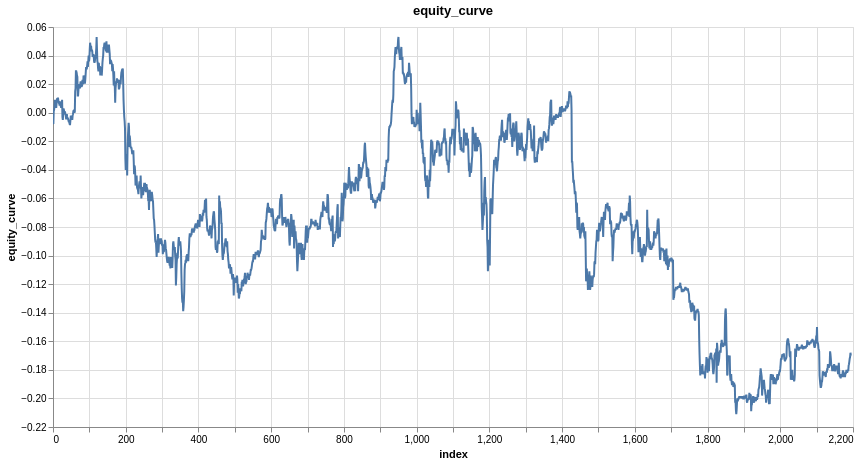

Notebook cell for this chart:
### Code cell
research.plot_line(trade_results, "equity_curve")

### Figure 1 — Vega specification as saved in the notebook (floating-point values rounded to 4 significant figures; data arrays with more than 128 entries replaced by an {"elided": "..."} marker saying what was removed)
{"$schema": "https://vega.github.io/schema/vega/v6.json", "data": [{"name": "param_1e9efca18e7a2868_store"}, {"name": "source_0", "values": {"elided": "2195 records"}}, {"name": "source_0_x_domain_index", "values": [{"min": 0, "max": 2194}]}, {"name": "source_0_y_domain_equity_curve", "values": [{"min": -0.211, "max": 0.053}]}], "signals": [{"name": "unit", "value": {}, "on": [{"events": "pointermove", "update": "isTuple(group()) ? group() : unit"}]}, {"name": "param_1e9efca18e7a2868", "update": "vlSelectionResolve(\"param_1e9efca18e7a2868_store\", \"union\")"}, {"name": "param_1e9efca18e7a2868_index", "on": [{"events": [{"source": "view", "type": "dblclick"}], "update": "null"}, {"events": {"signal": "param_1e9efca18e7a2868_translate_delta"}, "update": "panLinear(param_1e9efca18e7a2868_translate_anchor.extent_x, -param_1e9efca18e7a2868_translate_delta.x / width)"}, {"events": {"signal": "param_1e9efca18e7a2868_zoom_delta"}, "update": "zoomLinear(domain(\"x\"), param_1e9efca18e7a2868_zoom_anchor.x, param_1e9efca18e7a2868_zoom_delta)"}]}, {"name": "param_1e9efca18e7a2868_equity_curve", "on": [{"events": [{"source": "view", "type": "dblclick"}], "update": "null"}, {"events": {"signal": "param_1e9efca18e7a2868_translate_delta"}, "update": "panLinear(param_1e9efca18e7a2868_translate_anchor.extent_y, param_1e9efca18e7a2868_translate_delta.y / height)"}, {"events": {"signal": "param_1e9efca18e7a2868_zoom_delta"}, "update": "zoomLinear(domain(\"y\"), param_1e9efca18e7a2868_zoom_anchor.y, param_1e9efca18e7a2868_zoom_delta)"}]}, {"name": "param_1e9efca18e7a2868_tuple", "on": [{"events": [{"signal": "param_1e9efca18e7a2868_index || param_1e9efca18e7a2868_equity_curve"}], "update": "param_1e9efca18e7a2868_index && param_1e9efca18e7a2868_equity_curve ? {unit: \"\", fields: param_1e9efca18e7a2868_tuple_fields, values: [param_1e9efca18e7a2868_index,param_1e9efca18e7a2868_equity_curve]} : null"}]}, {"name": "param_1e9efca18e7a2868_tuple_fields", "value": [{"field": "index", "channel": "x", "type": "R"}, {"field": "equity_curve", "channel": "y", "type": "R"}]}, {"name": "param_1e9efca18e7a2868_translate_anchor", "value": {}, "on": [{"events": [{"source": "scope", "type": "pointerdown"}], "update": "{x: x(unit), y: y(unit), extent_x: domain(\"x\"), extent_y: domain(\"y\")}"}]}, {"name": "param_1e9efca18e7a2868_translate_delta", "value": {}, "on": [{"events": [{"source": "window", "between": [{"source": "scope", "type": "pointerdown"}, {"source": "window", "type": "pointerup"}], "type": "pointermove", "consume": true}], "update": "{x: param_1e9efca18e7a2868_translate_anchor.x - x(unit), y: param_1e9efca18e7a2868_translate_anchor.y - y(unit)}"}]}, {"name": "param_1e9efca18e7a2868_zoom_anchor", "on": [{"events": [{"source": "scope", "consume": true, "type": "wheel"}], "update": "{x: invert(\"x\", x(unit)), y: invert(\"y\", y(unit))}"}]}, {"name": "param_1e9efca18e7a2868_zoom_delta", "on": [{"events": [{"source": "scope", "consume": true, "type": "wheel"}], "update": "pow(1.001, event.deltaY * pow(16, event.deltaMode))", "force": true}]}, {"name": "param_1e9efca18e7a2868_modify", "on": [{"events": {"signal": "param_1e9efca18e7a2868_tuple"}, "update": "modify(\"param_1e9efca18e7a2868_store\", param_1e9efca18e7a2868_tuple, true)"}]}], "marks": [{"type": "line", "name": "marks", "from": {"data": "source_0"}, "sort": {"field": "x"}, "encode": {"update": {"x": {"field": "index", "scale": "x"}, "y": {"field": "equity_curve", "scale": "y"}, "tooltip": {"signal": "{\"index\": format(datum[\"index\"], \"\"), \"equity_curve\": format(datum[\"equity_curve\"], \"\")}"}, "defined": {"signal": "isValid(datum[\"index\"]) && isFinite(+datum[\"index\"]) && isValid(datum[\"equity_curve\"]) && isFinite(+datum[\"equity_curve\"])"}, "stroke": {"value": "#4c78a8"}}}, "clip": true, "interactive": true, "style": ["line"]}], "scales": [{"name": "x", "type": "linear", "domain": [{"signal": "(data(\"source_0_x_domain_index\")[0] || {}).min"}, {"signal": "(data(\"source_0_x_domain_index\")[0] || {}).max"}], "range": [0, {"signal": "width"}], "domainRaw": {"signal": "param_1e9efca18e7a2868[\"index\"]"}, "zero": false, "nice": true}, {"name": "y", "type": "linear", "domain": [{"signal": "(data(\"source_0_y_domain_equity_curve\")[0] || {}).min"}, {"signal": "(data(\"source_0_y_domain_equity_curve\")[0] || {}).max"}], "range": [{"signal": "height"}, 0], "nice": true, "domainRaw": {"signal": "param_1e9efca18e7a2868[\"equity_curve\"]"}, "zero": true}], "axes": [{"scale": "x", "maxExtent": 0, "minExtent": 0, "ticks": false, "zindex": 0, "grid": true, "gridScale": "y", "tickCount": {"signal": "ceil(width/40)"}, "orient": "bottom", "domain": false, "labels": false, "aria": false}, {"scale": "y", "zindex": 0, "domain": false, "maxExtent": 0, "gridScale": "x", "ticks": false, "aria": false, "minExtent": 0, "tickCount": {"signal": "ceil(height/40)"}, "orient": "left", "labels": false, "grid": true}, {"scale": "x", "orient": "bottom", "title": "index", "grid": false, "labelFlush": true, "tickCount": {"signal": "ceil(width/40)"}, "labelOverlap": true, "zindex": 0}, {"scale": "y", "grid": false, "orient": "left", "tickCount": {"signal": "ceil(height/40)"}, "zindex": 0, "title": "equity_curve", "labelOverlap": true}], "title": {"text": "equity_curve", "frame": "group"}, "background": "white", "height": 400, "padding": 5, "style": "cell", "width": 800}
